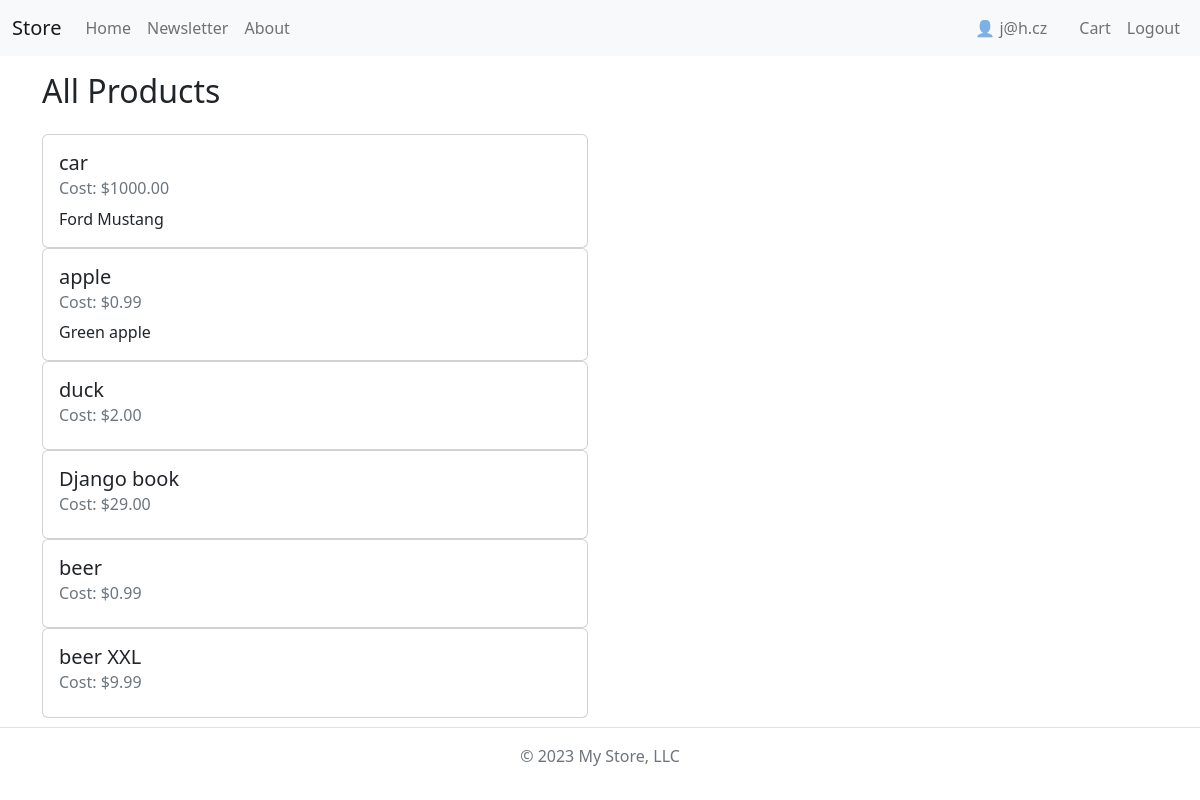
Page /products/ (signed in) on the committed database.
### users/models.py (models this page shows, shortened)
class User(PermissionsMixin, AbstractBaseUser):
    email = models.EmailField(
        verbose_name='email address',
        max_length=255,
        unique=True,
    )
    is_active = models.BooleanField(default=True)
    is_staff = models.BooleanField(default=False)
    objects = UserManager()
    USERNAME_FIELD = 'email'

### products/models.py (models this page shows, shortened)
class Product(models.Model):
    name = models.CharField(max_length=254)
    description = models.CharField(max_length=254)
    price = models.DecimalField(max_digits=10, decimal_places=2)

### products/views.py (the view)
# urls.py: path('products/', ProductListView.as_view(), name='list'),
class ProductListView(ListView):
    model = Product
    template_name = 'product_list.html'
    context_object_name = 'products'

### templates/product_list.html
{% extends 'base.html' %}
{% block header %}
<h2>All Products</h2>
{% endblock header %}
{% block content %}
<div class="row row-cols-1 row-cols-md-2 g-4">
    <div class="col">
    {% for product in products %}
        <div class="card">
            <div class="card-body">
                <h5 class="card-title">{{ product.name }}</h5>
                <h6 class="card-subtitle mb-2 text-muted">Cost: ${{ product.price }}</h6>
                <p class="card-text">{{ product.description }}</p>
            </div>
        </div>
    {% endfor %}
    </div>
</div>
{% endblock content %}

### templates/_navbar.html (shortened to what this page needs)
{% url "home" as home_url %}
{% url "about" as about_url %}
{% url "newsletter:subscribe" as newsletter_url %}
{% url "carts:cart" as cart_url %}
<nav class="navbar navbar-expand-md bg-light">
    <div class="container-fluid">
        <a class="navbar-brand" href="{{ home_url }}">Store</a>
        <div class="collapse navbar-collapse" id="navbarCollapse">
            <ul class="navbar-nav me-auto mb-2 mb-md-0">
                <li class="nav-item">
                    <a class="nav-link{% if request.path == home_url %} active{% endif %}" aria-current="page" href="{{ home_url }}">Home</a>
                </li>
                <li class="nav-item">
                    <a class="nav-link{% if request.path == newsletter_url %} active{% endif %}" href="{{ newsletter_url }}">Newsletter</a>
                </li>
                <li class="nav-item">
                    <a class="nav-link{% if request.path == about_url %} active{% endif %}" href="{{ about_url }}">About</a>
                </li>
            </ul>
            <ul class="navbar-nav ms-auto">
                {% if user.is_authenticated %}
                <li class="navbar-text me-4">👤 {{ user.email }}</li>
                <li class="nav-item">
                    <a class="nav-link{% if request.path == cart_url %} active{% endif %}" href="{{ cart_url }}">Cart</a>
                </li>
                {% endif %}
                {% if user.is_authenticated %}
                <li class="nav-item">
                    <a class="nav-link" href="{% url "users:logout" %}">Logout</a>
                </li>
                {% endif %}
            </ul>
        </div>
    </div>
</nav>

### rows in the picture
User: email "j@h.cz"
Product: name "car", price "1000.00", description "Ford Mustang"
Product: name "apple", price "0.99", description "Green apple"
Product: name "duck", price "2.00"
Product: name "Django book", price "29.00"
Product: name "beer", price "0.99"
Product: name "beer XXL", price "9.99"
